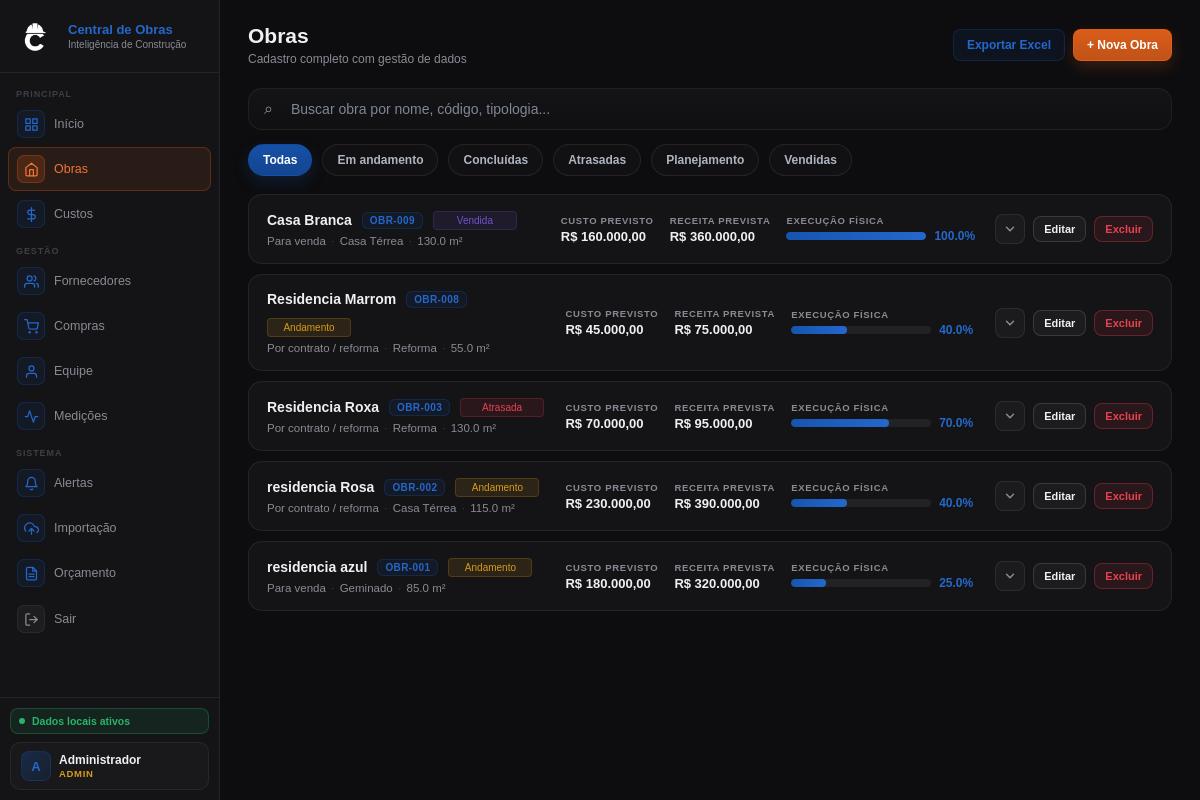
Before: /obras (signed in) with the older database file.
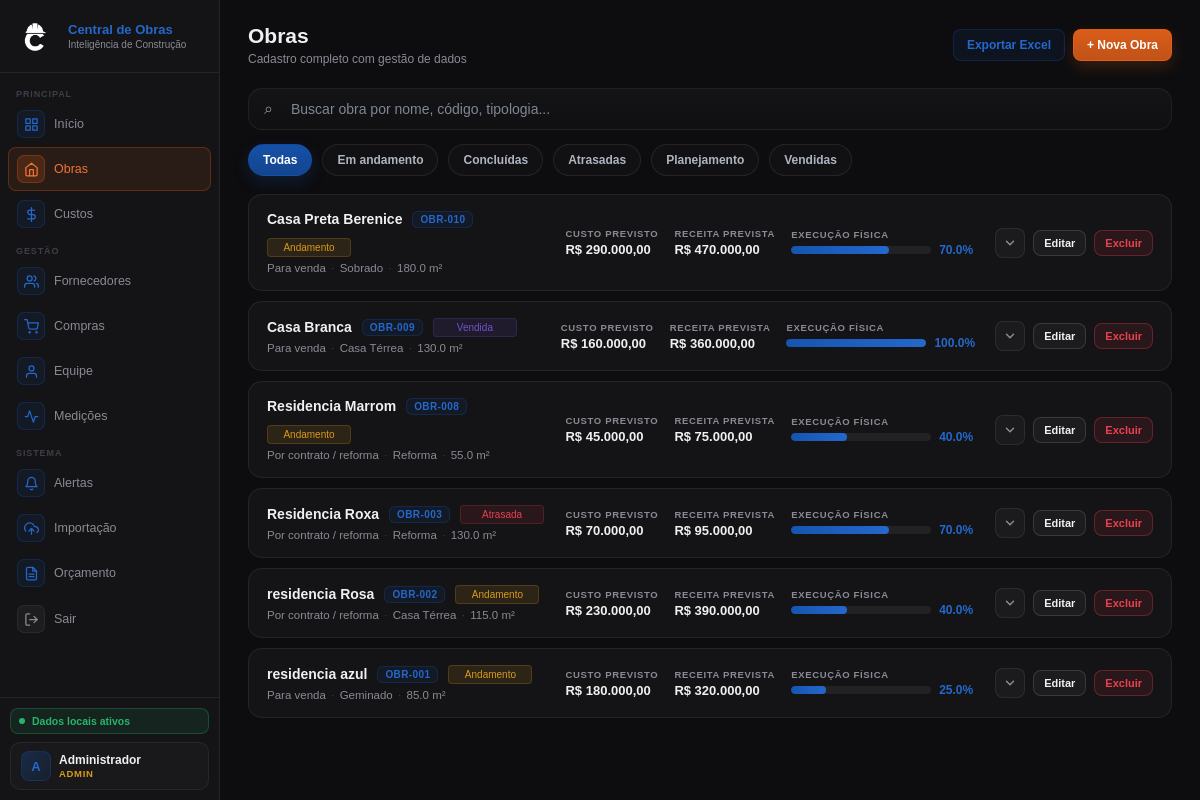
After: the same page with the newer database file.
### tables this page shows
CREATE TABLE obras (
    id INTEGER PRIMARY KEY AUTOINCREMENT,
    codigo TEXT NOT NULL UNIQUE,
    nome TEXT NOT NULL,
    endereco TEXT,
    tipologia TEXT,
    area_m2 REAL,
    data_inicio TEXT,
    data_fim_prevista TEXT,
    orcamento REAL DEFAULT 0,
    receita_total REAL DEFAULT 0,
    progresso_percentual REAL DEFAULT 0,
    status TEXT NOT NULL DEFAULT 'planejamento',
    criado_em TIMESTAMP DEFAULT CURRENT_TIMESTAMP
, tipo_obra TEXT NOT NULL DEFAULT 'contrato');

### routes/obras_routes.py (the view)
@obras_bp.route("/obras")
def obras():
    if not usuario_logado() or not eh_leitura():
        return redirect(url_for("auth_bp.login"))
    filtros = obter_filtros_obras()
    lista_obras = buscar_obras_filtradas(
        busca=filtros["busca"],
        status=filtros["status"]
    )
    proximo_codigo = gerar_codigo_obra()
    return render_template(
        "obras.html",
        obras=lista_obras,
        proximo_codigo=proximo_codigo,
        filtro_busca=filtros["busca"],
        filtro_status=filtros["status"]
    )

### app.py (called while the page is built)
@app.context_processor
def inject_helpers():
    return dict(
        formatar_moeda=formatar_moeda,
        calcular_media_fornecedor=calcular_media_fornecedor,
        formatar_tipo_obra=formatar_tipo_obra,
        eh_admin=eh_admin,
        eh_gestor=eh_gestor,
        eh_leitura=eh_leitura,
        usuario_perfil=usuario_perfil,
    )

### auth.py (called while the page is built)
def usuario_logado():
    return "usuario_id" in session

def usuario_perfil():
    return session.get("usuario_perfil", "")

def eh_admin():
    return usuario_perfil() == "admin"

def eh_gestor():
    return usuario_perfil() in ["admin", "gestor"]

def eh_leitura():
    return usuario_perfil() in ["admin", "gestor", "leitura"]

### database.py (called while the page is built)
def get_connection():
    conn = sqlite3.connect(DB_PATH)
    conn.row_factory = sqlite3.Row
    return conn

def query_all(sql, params=()):
    conn = get_connection()
    cursor = conn.execute(sql, params)
    rows = cursor.fetchall()
    conn.close()
    return rows

### routes/obras_routes.py (called while the page is built, shortened)
def gerar_codigo_obra():
    obras = query_all("SELECT codigo FROM obras WHERE codigo IS NOT NULL AND codigo != ''")
    maior_numero = 0
    padrao = re.compile(r"^OBR-(\d+)$", re.IGNORECASE)
    for obra in obras:
        codigo = (obra["codigo"] or "").strip()
        match = padrao.match(codigo)
        if match:
            numero = int(match.group(1))
            if numero > maior_numero:
                maior_numero = numero
    proximo_numero = maior_numero + 1
    return f"OBR-{proximo_numero:03d}"

def obter_filtros_obras():
    return {
        "busca": request.args.get("busca", "").strip(),
        "status": request.args.get("status", "").strip().lower(),
    }

def buscar_obras_filtradas(busca="", status=""):
    lista_obras = query_all("SELECT * FROM obras ORDER BY id DESC")
    if status and status != "todas":
        lista_obras = [
            o for o in lista_obras
            if (o["status"] or "").lower() == status
        ]
    return lista_obras

### utils.py (called while the page is built)
def formatar_moeda(valor):
    if valor is None:
        valor = 0
    return f"R$ {valor:,.2f}".replace(",", "X").replace(".", ",").replace("X", ".")

def formatar_tipo_obra(tipo_obra):
    if (tipo_obra or "contrato") == "venda":
        return "Para venda"
    return "Por contrato / reforma"

### templates/obras.html (shortened to what this page needs)
{% extends "base.html" %}
{% block content %}
<div class="hdr">
    <div>
        <h1>Obras</h1>
        <p>Cadastro completo com gestão de dados</p>
    </div>
    <div class="hdr-right">
        <a id="linkExportarObras"
            href="{{ url_for('obras_bp.obras_exportar', busca=filtro_busca, status=filtro_status) }}"
            class="btn btn-success">Exportar Excel</a>
        {% if eh_gestor() %}
        <button class="btn btn-primary" onclick="abrirModalObra()">+ Nova Obra</button>
        {% endif %}
    </div>
</div>
<div class="obras-toolbar">
    <div class="obras-search-wrap">
        <span class="obras-search-icon">⌕</span>
        <input type="text" id="obraSearch" class="obras-search-input"
            placeholder="Buscar obra por nome, código, tipologia..." value="{{ filtro_busca or '' }}">
    </div>
    <div class="obras-status-chips" id="obrasStatusChips">
        <button type="button" class="obra-chip {% if not filtro_status or filtro_status == 'todas' %}active{% endif %}"
            data-status="todas">Todas</button>
        <button type="button" class="obra-chip {% if filtro_status == 'andamento' %}active{% endif %}"
            data-status="andamento">Em andamento</button>
        <button type="button" class="obra-chip {% if filtro_status == 'concluida' %}active{% endif %}"
            data-status="concluida">Concluídas</button>
        <button type="button" class="obra-chip {% if filtro_status == 'atrasada' %}active{% endif %}"
            data-status="atrasada">Atrasadas</button>
        <button type="button" class="obra-chip {% if filtro_status == 'planejamento' %}active{% endif %}"
            data-status="planejamento">Planejamento</button>
        <button type="button" class="obra-chip {% if filtro_status == 'vendida' %}active{% endif %}"
            data-status="vendida">Vendidas</button>
    </div>
</div>
<div class="obras-cards" id="obrasCards">
    {% for obra in obras %}
    <div class="obra-card" data-status="{{ obra.status or '' }}"
        data-search="{{ (obra.codigo or '')|lower }} {{ (obra.nome or '')|lower }} {{ (obra.tipologia or '')|lower }} {{ (obra.endereco or '')|lower }} {{ (obra.tipo_obra or '')|lower }}">
        <div class="obra-card-main">
            <div class="obra-card-identity">
                <div class="obra-card-title-row">
                    <a href="{{ url_for('obras_bp.obra_detalhe', codigo=obra.codigo) }}" class="obra-card-nome">
                        {{ obra.nome }}
                    </a>
                    <span class="obra-card-codigo">{{ obra.codigo }}</span>
                    <span class="badge {{ obra.status }}">{{ obra.status }}</span>
                </div>
                <div class="obra-card-subtitle">
                    <span>{{ formatar_tipo_obra(obra.tipo_obra) }}</span>
                    {% if obra.tipologia %}<span class="obra-card-dot">·</span><span>{{ obra.tipologia }}</span>{% endif
                    %}
                    {% if obra.area_m2 %}<span class="obra-card-dot">·</span><span>{{ obra.area_m2 }} m²</span>{% endif
                    %}
                </div>
            </div>
            <div class="obra-card-kpis">
                <div class="obra-kv">
                    <div class="obra-kv-label">Custo previsto</div>
                    <div class="obra-kv-value">{{ formatar_moeda(obra.orcamento) }}</div>
                </div>
                <div class="obra-kv">
                    <div class="obra-kv-label">Receita prevista</div>
                    <div class="obra-kv-value">{{ formatar_moeda(obra.receita_total) }}</div>
                </div>
                <div class="obra-kv obra-kv--progress">
                    <div class="obra-kv-label">Execução física</div>
                    <div class="obra-kv-progress-row">
                        <div class="progress-bar-bg" style="width:140px; margin-top:0; margin-right:8px;">
                            <div class="progress-bar-fill progress-dinamica"
                                data-width="{{ obra.progresso_percentual or 0 }}"></div>
                        </div>
                        <span class="obra-kv-pct">{{ obra.progresso_percentual or 0 }}%</span>
                    </div>
                </div>
            </div>
            <div class="obra-card-actions">
                <button type="button" class="obra-expand-btn" onclick="toggleObraCard(this)" title="Ver detalhes">
                    <svg width="14" height="14" viewBox="0 0 24 24" fill="none" stroke="currentColor" stroke-width="2.5"
                        stroke-linecap="round" stroke-linejoin="round">
                        <polyline points="6 9 12 15 18 9" />
                    </svg>
                </button>
                {% if eh_gestor() %}
                <button class="btn btn-small" type="button"
                    onclick="abrirModalEditarObra('{{ obra.id }}')">Editar</button>
                {% endif %}
                {% if eh_admin() %}
                <form method="POST" action="{{ url_for('obras_bp.excluir_obra', obra_id=obra.id) }}"
                    onsubmit="return confirm('Deseja realmente excluir esta obra?');" style="margin:0;">
                    <button type="submit" class="btn btn-small btn-danger">Excluir</button>
                </form>
                {% endif %}
            </div>
        </div>
    </div>
    {% else %}
    <div class="obras-empty-state">Nenhuma obra cadastrada ainda.</div>
    {% endfor %}
</div>
{% endblock %}

### templates/base.html (shortened to what this page needs)
<!doctype html>
<html lang="pt-BR">
<head>
  <link rel="stylesheet" href="{{ url_for('static', filename='css/style.css') }}" />
</head>
<body>
  {% if session.get('usuario_id') %}
  <div class="shell">
    <aside class="sidebar">
      <div class="logo">
        <div class="logo-icon logo-icon-img">
          <img src="{{ url_for('static', filename='img/logoBranca.png') }}" alt="Logo Central de Obras">
        </div>
        <div class="logo-text">
          <div class="logo-title">Central de Obras</div>
          <div class="logo-sub">Inteligência de Construção</div>
        </div>
      </div>
      <nav class="nav">
        <div class="nav-lbl">Principal</div>
        <a class="nav-item {% if request.endpoint == 'dashboard_bp.dashboard' %}active{% endif %}"
          href="{{ url_for('dashboard_bp.dashboard') }}" data-spa>
          <span class="nav-ico">
            <svg width="15" height="15" viewBox="0 0 24 24" fill="none" stroke="currentColor" stroke-width="2"
              stroke-linecap="round" stroke-linejoin="round">
              <rect x="3" y="3" width="7" height="7" />
              <rect x="14" y="3" width="7" height="7" />
              <rect x="14" y="14" width="7" height="7" />
              <rect x="3" y="14" width="7" height="7" />
            </svg>
          </span>
          <span>Início</span>
        </a>
        <a class="nav-item {% if request.endpoint == 'obras_bp.obras' %}active{% endif %}"
          href="{{ url_for('obras_bp.obras') }}" data-spa>
          <span class="nav-ico">
            <svg width="15" height="15" viewBox="0 0 24 24" fill="none" stroke="currentColor" stroke-width="2"
              stroke-linecap="round" stroke-linejoin="round">
              <path d="M3 9l9-7 9 7v11a2 2 0 0 1-2 2H5a2 2 0 0 1-2-2z" />
              <polyline points="9 22 9 12 15 12 15 22" />
            </svg>
          </span>
          <span>Obras</span>
        </a>
        <a class="nav-item {% if request.endpoint == 'custos_bp.custos' %}active{% endif %}"
          href="{{ url_for('custos_bp.custos') }}" data-spa>
          <span class="nav-ico">
            <svg width="15" height="15" viewBox="0 0 24 24" fill="none" stroke="currentColor" stroke-width="2"
              stroke-linecap="round" stroke-linejoin="round">
              <line x1="12" y1="1" x2="12" y2="23" />
              <path d="M17 5H9.5a3.5 3.5 0 0 0 0 7h5a3.5 3.5 0 0 1 0 7H6" />
            </svg>
          </span>
          <span>Custos</span>
        </a>
        <div class="nav-lbl">Gestão</div>
        <a class="nav-item {% if request.endpoint == 'fornecedores_bp.fornecedores' %}active{% endif %}"
          href="{{ url_for('fornecedores_bp.fornecedores') }}" data-spa>
          <span class="nav-ico">
            <svg width="15" height="15" viewBox="0 0 24 24" fill="none" stroke="currentColor" stroke-width="2"
              stroke-linecap="round" stroke-linejoin="round">
              <path d="M17 21v-2a4 4 0 0 0-4-4H5a4 4 0 0 0-4 4v2" />
              <circle cx="9" cy="7" r="4" />
              <path d="M23 21v-2a4 4 0 0 0-3-3.87" />
              <path d="M16 3.13a4 4 0 0 1 0 7.75" />
            </svg>
          </span>
          <span>Fornecedores</span>
        </a>
        <a class="nav-item {% if request.endpoint == 'compras_bp.compras' %}active{% endif %}"
          href="{{ url_for('compras_bp.compras') }}" data-spa>
          <span class="nav-ico">
            <svg width="15" height="15" viewBox="0 0 24 24" fill="none" stroke="currentColor" stroke-width="2"
              stroke-linecap="round" stroke-linejoin="round">
              <circle cx="9" cy="21" r="1" />
              <circle cx="20" cy="21" r="1" />
              <path d="M1 1h4l2.68 13.39a2 2 0 0 0 2 1.61h9.72a2 2 0 0 0 2-1.61L23 6H6" />
            </svg>
          </span>
          <span>Compras</span>
        </a>
        <a class="nav-item {% if request.endpoint == 'equipe_bp.equipe' %}active{% endif %}"
          href="{{ url_for('equipe_bp.equipe') }}" data-spa>
          <span class="nav-ico">
            <svg width="15" height="15" viewBox="0 0 24 24" fill="none" stroke="currentColor" stroke-width="2"
              stroke-linecap="round" stroke-linejoin="round">
              <path d="M20 21v-2a4 4 0 0 0-4-4H8a4 4 0 0 0-4 4v2" />
              <circle cx="12" cy="7" r="4" />
            </svg>
          </span>
          <span>Equipe</span>
        </a>
        <a class="nav-item {% if request.endpoint == 'medicoes_bp.medicoes' %}active{% endif %}"
          href="{{ url_for('medicoes_bp.medicoes') }}" data-spa>
          <span class="nav-ico">
            <svg width="15" height="15" viewBox="0 0 24 24" fill="none" stroke="currentColor" stroke-width="2"
              stroke-linecap="round" stroke-linejoin="round">
              <polyline points="22 12 18 12 15 21 9 3 6 12 2 12" />
            </svg>
          </span>
          <span>Medições</span>
        </a>
        <div class="nav-lbl">Sistema</div>
        <a class="nav-item {% if request.endpoint == 'dashboard_bp.alertas' %}active{% endif %}"
          href="{{ url_for('dashboard_bp.alertas') }}" data-spa>
          <span class="nav-ico">
            <svg width="15" height="15" viewBox="0 0 24 24" fill="none" stroke="currentColor" stroke-width="2"
              stroke-linecap="round" stroke-linejoin="round">
              <path d="M18 8A6 6 0 0 0 6 8c0 7-3 9-3 9h18s-3-2-3-9" />
              <path d="M13.73 21a2 2 0 0 1-3.46 0" />
            </svg>
          </span>
          <span>Alertas</span>
        </a>
        <a class="nav-item {% if request.endpoint == 'importacao_bp.importacao' %}active{% endif %}"
          href="{{ url_for('importacao_bp.importacao') }}" data-spa>
          <span class="nav-ico">
            <svg width="15" height="15" viewBox="0 0 24 24" fill="none" stroke="currentColor" stroke-width="2"
              stroke-linecap="round" stroke-linejoin="round">
              <polyline points="16 16 12 12 8 16" />
              <line x1="12" y1="12" x2="12" y2="21" />
              <path d="M20.39 18.39A5 5 0 0 0 18 9h-1.26A8 8 0 1 0 3 16.3" />
            </svg>
          </span>
          <span>Importação</span>
        </a>
        <a class="nav-item {% if request.endpoint == 'importacao_bp.orcamento_importado' %}active{% endif %}"
          href="{{ url_for('importacao_bp.orcamento_importado') }}" data-spa>
          <span class="nav-ico">
          </span>
          <span>Orçamento</span>
        </a>
        <a class="nav-item nav-item--logout" href="{{ url_for('auth_bp.logout') }}">
          <span class="nav-ico">
            <svg width="15" height="15" viewBox="0 0 24 24" fill="none" stroke="currentColor" stroke-width="2"
              stroke-linecap="round" stroke-linejoin="round">
              <path d="M9 21H5a2 2 0 0 1-2-2V5a2 2 0 0 1 2-2h4" />
              <polyline points="16 17 21 12 16 7" />
              <line x1="21" y1="12" x2="9" y2="12" />
            </svg>
          </span>
          <span>Sair</span>
        </a>
      </nav>
      <div class="sidebar-foot">
        <div class="sync-badge">
          <div class="pulse"></div>
          <div class="sync-text">Dados locais ativos</div>
        </div>
        <div class="user-badge">
          <div class="user-badge-avatar">{{ session.get('usuario_nome', 'U')[0] | upper }}</div>
          <div class="user-badge-info">
            <div class="user-badge-name">{{ session.get('usuario_nome', 'Usuário') }}</div>
            <div class="user-badge-role">{{ usuario_perfil() or 'sem perfil' }}</div>
          </div>
        </div>
      </div>
    </aside>
    <main class="main" id="spa-main">
      {% block content %}{% endblock %}
    </main>
  </div>
  {% else %}
  {% block auth_content %}{% endblock %}
  {% endif %}
</body>
</html>

Changed rows visible on the page:
added obras: nome "Casa Preta Berenice", codigo "OBR-010", status "Andamento", tipo_obra "Para venda", tipologia "Sobrado", area_m2 "180.0", orcamento "R$ 290.000,00", receita_total "R$ 470.000,00", progresso_percentual "70.0"
